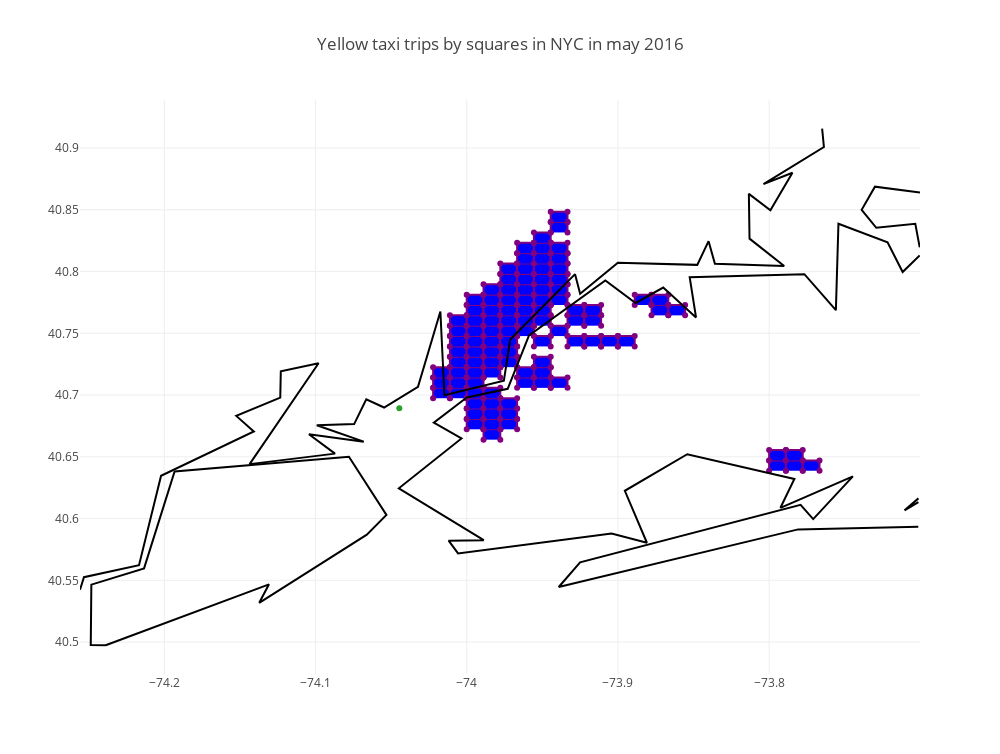

Source (notebook cell):
### Code cell
data = Data(sqrs+[trace1]+traces_cc)

axis_style = dict(
    zeroline=False,
    showline=False,
    showgrid=False,
)

layout = Layout(
    title='Yellow taxi trips by squares in NYC in may 2016',
    showlegend=False,
    hovermode="closest",        # highlight closest point on hover
    autosize=False,
    width=1800*(east-west),
    height=1800*(north-south),
)
fig = Figure(data=data, layout=layout)
iplot(fig)

### Figure 1 — Plotly figure (JSON) as saved in the notebook; plotly's stock layout.template omitted (floating-point values rounded to 4 significant figures)
{"data": [{"fill": "toself", "fillcolor": "blue", "hoverinfo": "name", "marker": {"color": "purple", "line": {"color": "purple", "width": 0}, "size": 0}, "mode": "line", "name": ">=5", "type": "scatter", "x": [-74.02, -74.02, -74.01, -74.01], "y": [40.7, 40.71, 40.71, 40.7]}, {"fill": "toself", "fillcolor": "blue", "hoverinfo": "name", "marker": {"color": "purple", "line": {"color": "purple", "width": 0}, "size": 0}, "mode": "line", "name": ">=5", "type": "scatter", "x": [-74.02, -74.02, -74.01, -74.01], "y": [40.71, 40.71, 40.71, 40.71]}, {"fill": "toself", "fillcolor": "blue", "hoverinfo": "name", "marker": {"color": "purple", "line": {"color": "purple", "width": 0}, "size": 0}, "mode": "line", "name": ">=5", "type": "scatter", "x": [-74.02, -74.02, -74.01, -74.01], "y": [40.71, 40.72, 40.72, 40.71]}, {"fill": "toself", "fillcolor": "blue", "hoverinfo": "name", "marker": {"color": "purple", "line": {"color": "purple", "width": 0}, "size": 0}, "mode": "line", "name": ">=5", "type": "scatter", "x": [-74.01, -74.01, -74.0, -74.0], "y": [40.7, 40.71, 40.71, 40.7]}, {"fill": "toself", "fillcolor": "blue", "hoverinfo": "name", "marker": {"color": "purple", "line": {"color": "purple", "width": 0}, "size": 0}, "mode": "line", "name": ">=5", "type": "scatter", "x": [-74.01, -74.01, -74.0, -74.0], "y": [40.71, 40.71, 40.71, 40.71]}, {"fill": "toself", "fillcolor": "blue", "hoverinfo": "name", "marker": {"color": "purple", "line": {"color": "purple", "width": 0}, "size": 0}, "mode": "line", "name": ">=5", "type": "scatter", "x": [-74.01, -74.01, -74.0, -74.0], "y": [40.71, 40.72, 40.72, 40.71]}, {"fill": "toself", "fillcolor": "blue", "hoverinfo": "name", "marker": {"color": "purple", "line": {"color": "purple", "width": 0}, "size": 0}, "mode": "line", "name": ">=5", "type": "scatter", "x": [-74.01, -74.01, -74.0, -74.0], "y": [40.72, 40.73, 40.73, 40.72]}, {"fill": "toself", "fillcolor": "blue", "hoverinfo": "name", "marker": {"color": "purple", "line": {"color": "purple", "width": 0}, "size": 0}, "mode": "line", "name": ">=5", "type": "scatter", "x": [-74.01, -74.01, -74.0, -74.0], "y": [40.73, 40.74, 40.74, 40.73]}, {"fill": "toself", "fillcolor": "blue", "hoverinfo": "name", "marker": {"color": "purple", "line": {"color": "purple", "width": 0}, "size": 0}, "mode": "line", "name": ">=5", "type": "scatter", "x": [-74.01, -74.01, -74.0, -74.0], "y": [40.74, 40.75, 40.75, 40.74]}, {"fill": "toself", "fillcolor": "blue", "hoverinfo": "name", "marker": {"color": "purple", "line": {"color": "purple", "width": 0}, "size": 0}, "mode": "line", "name": ">=5", "type": "scatter", "x": [-74.01, -74.01, -74.0, -74.0], "y": [40.75, 40.76, 40.76, 40.75]}, {"fill": "toself", "fillcolor": "blue", "hoverinfo": "name", "marker": {"color": "purple", "line": {"color": "purple", "width": 0}, "size": 0}, "mode": "line", "name": ">=5", "type": "scatter", "x": [-74.01, -74.01, -74.0, -74.0], "y": [40.76, 40.76, 40.76, 40.76]}, {"fill": "toself", "fillcolor": "blue", "hoverinfo": "name", "marker": {"color": "purple", "line": {"color": "purple", "width": 0}, "size": 0}, "mode": "line", "name": ">=5", "type": "scatter", "x": [-74.0, -74.0, -73.99, -73.99], "y": [40.67, 40.68, 40.68, 40.67]}, {"fill": "toself", "fillcolor": "blue", "hoverinfo": "name", "marker": {"color": "purple", "line": {"color": "purple", "width": 0}, "size": 0}, "mode": "line", "name": ">=5", "type": "scatter", "x": [-74.0, -74.0, -73.99, -73.99], "y": [40.68, 40.69, 40.69, 40.68]}, {"fill": "toself", "fillcolor": "blue", "hoverinfo": "name", "marker": {"color": "purple", "line": {"color": "purple", "width": 0}, "size": 0}, "mode": "line", "name": ">=5", "type": "scatter", "x": [-74.0, -74.0, -73.99, -73.99], "y": [40.69, 40.7, 40.7, 40.69]}, {"fill": "toself", "fillcolor": "blue", "hoverinfo": "name", "marker": {"color": "purple", "line": {"color": "purple", "width": 0}, "size": 0}, "mode": "line", "name": ">=5", "type": "scatter", "x": [-74.0, -74.0, -73.99, -73.99], "y": [40.7, 40.71, 40.71, 40.7]}, {"fill": "toself", "fillcolor": "blue", "hoverinfo": "name", "marker": {"color": "purple", "line": {"color": "purple", "width": 0}, "size": 0}, "mode": "line", "name": ">=5", "type": "scatter", "x": [-74.0, -74.0, -73.99, -73.99], "y": [40.71, 40.71, 40.71, 40.71]}, {"fill": "toself", "fillcolor": "blue", "hoverinfo": "name", "marker": {"color": "purple", "line": {"color": "purple", "width": 0}, "size": 0}, "mode": "line", "name": ">=5", "type": "scatter", "x": [-74.0, -74.0, -73.99, -73.99], "y": [40.71, 40.72, 40.72, 40.71]}, {"fill": "toself", "fillcolor": "blue", "hoverinfo": "name", "marker": {"color": "purple", "line": {"color": "purple", "width": 0}, "size": 0}, "mode": "line", "name": ">=5", "type": "scatter", "x": [-74.0, -74.0, -73.99, -73.99], "y": [40.72, 40.73, 40.73, 40.72]}, {"fill": "toself", "fillcolor": "blue", "hoverinfo": "name", "marker": {"color": "purple", "line": {"color": "purple", "width": 0}, "size": 0}, "mode": "line", "name": ">=5", "type": "scatter", "x": [-74.0, -74.0, -73.99, -73.99], "y": [40.73, 40.74, 40.74, 40.73]}, {"fill": "toself", "fillcolor": "blue", "hoverinfo": "name", "marker": {"color": "purple", "line": {"color": "purple", "width": 0}, "size": 0}, "mode": "line", "name": ">=5", "type": "scatter", "x": [-74.0, -74.0, -73.99, -73.99], "y": [40.74, 40.75, 40.75, 40.74]}, {"fill": "toself", "fillcolor": "blue", "hoverinfo": "name", "marker": {"color": "purple", "line": {"color": "purple", "width": 0}, "size": 0}, "mode": "line", "name": ">=5", "type": "scatter", "x": [-74.0, -74.0, -73.99, -73.99], "y": [40.75, 40.76, 40.76, 40.75]}, {"fill": "toself", "fillcolor": "blue", "hoverinfo": "name", "marker": {"color": "purple", "line": {"color": "purple", "width": 0}, "size": 0}, "mode": "line", "name": ">=5", "type": "scatter", "x": [-74.0, -74.0, -73.99, -73.99], "y": [40.76, 40.76, 40.76, 40.76]}, {"fill": "toself", "fillcolor": "blue", "hoverinfo": "name", "marker": {"color": "purple", "line": {"color": "purple", "width": 0}, "size": 0}, "mode": "line", "name": ">=5", "type": "scatter", "x": [-74.0, -74.0, -73.99, -73.99], "y": [40.76, 40.77, 40.77, 40.76]}, {"fill": "toself", "fillcolor": "blue", "hoverinfo": "name", "marker": {"color": "purple", "line": {"color": "purple", "width": 0}, "size": 0}, "mode": "line", "name": ">=5", "type": "scatter", "x": [-74.0, -74.0, -73.99, -73.99], "y": [40.77, 40.78, 40.78, 40.77]}, {"fill": "toself", "fillcolor": "blue", "hoverinfo": "name", "marker": {"color": "purple", "line": {"color": "purple", "width": 0}, "size": 0}, "mode": "line", "name": ">=5", "type": "scatter", "x": [-73.99, -73.99, -73.98, -73.98], "y": [40.66, 40.67, 40.67, 40.66]}, {"fill": "toself", "fillcolor": "blue", "hoverinfo": "name", "marker": {"color": "purple", "line": {"color": "purple", "width": 0}, "size": 0}, "mode": "line", "name": ">=5", "type": "scatter", "x": [-73.99, -73.99, -73.98, -73.98], "y": [40.67, 40.68, 40.68, 40.67]}, {"fill": "toself", "fillcolor": "blue", "hoverinfo": "name", "marker": {"color": "purple", "line": {"color": "purple", "width": 0}, "size": 0}, "mode": "line", "name": ">=5", "type": "scatter", "x": [-73.99, -73.99, -73.98, -73.98], "y": [40.68, 40.69, 40.69, 40.68]}, {"fill": "toself", "fillcolor": "blue", "hoverinfo": "name", "marker": {"color": "purple", "line": {"color": "purple", "width": 0}, "size": 0}, "mode": "line", "name": ">=5", "type": "scatter", "x": [-73.99, -73.99, -73.98, -73.98], "y": [40.69, 40.7, 40.7, 40.69]}, {"fill": "toself", "fillcolor": "blue", "hoverinfo": "name", "marker": {"color": "purple", "line": {"color": "purple", "width": 0}, "size": 0}, "mode": "line", "name": ">=5", "type": "scatter", "x": [-73.99, -73.99, -73.98, -73.98], "y": [40.7, 40.71, 40.71, 40.7]}, {"fill": "toself", "fillcolor": "blue", "hoverinfo": "name", "marker": {"color": "purple", "line": {"color": "purple", "width": 0}, "size": 0}, "mode": "line", "name": ">=5", "type": "scatter", "x": [-73.99, -73.99, -73.98, -73.98], "y": [40.71, 40.72, 40.72, 40.71]}, {"fill": "toself", "fillcolor": "blue", "hoverinfo": "name", "marker": {"color": "purple", "line": {"color": "purple", "width": 0}, "size": 0}, "mode": "line", "name": ">=5", "type": "scatter", "x": [-73.99, -73.99, -73.98, -73.98], "y": [40.72, 40.73, 40.73, 40.72]}, {"fill": "toself", "fillcolor": "blue", "hoverinfo": "name", "marker": {"color": "purple", "line": {"color": "purple", "width": 0}, "size": 0}, "mode": "line", "name": ">=5", "type": "scatter", "x": [-73.99, -73.99, -73.98, -73.98], "y": [40.73, 40.74, 40.74, 40.73]}, {"fill": "toself", "fillcolor": "blue", "hoverinfo": "name", "marker": {"color": "purple", "line": {"color": "purple", "width": 0}, "size": 0}, "mode": "line", "name": ">=5", "type": "scatter", "x": [-73.99, -73.99, -73.98, -73.98], "y": [40.74, 40.75, 40.75, 40.74]}, {"fill": "toself", "fillcolor": "blue", "hoverinfo": "name", "marker": {"color": "purple", "line": {"color": "purple", "width": 0}, "size": 0}, "mode": "line", "name": ">=5", "type": "scatter", "x": [-73.99, -73.99, -73.98, -73.98], "y": [40.75, 40.76, 40.76, 40.75]}, {"fill": "toself", "fillcolor": "blue", "hoverinfo": "name", "marker": {"color": "purple", "line": {"color": "purple", "width": 0}, "size": 0}, "mode": "line", "name": ">=5", "type": "scatter", "x": [-73.99, -73.99, -73.98, -73.98], "y": [40.76, 40.76, 40.76, 40.76]}, {"fill": "toself", "fillcolor": "blue", "hoverinfo": "name", "marker": {"color": "purple", "line": {"color": "purple", "width": 0}, "size": 0}, "mode": "line", "name": ">=5", "type": "scatter", "x": [-73.99, -73.99, -73.98, -73.98], "y": [40.76, 40.77, 40.77, 40.76]}, {"fill": "toself", "fillcolor": "blue", "hoverinfo": "name", "marker": {"color": "purple", "line": {"color": "purple", "width": 0}, "size": 0}, "mode": "line", "name": ">=5", "type": "scatter", "x": [-73.99, -73.99, -73.98, -73.98], "y": [40.77, 40.78, 40.78, 40.77]}, {"fill": "toself", "fillcolor": "blue", "hoverinfo": "name", "marker": {"color": "purple", "line": {"color": "purple", "width": 0}, "size": 0}, "mode": "line", "name": ">=5", "type": "scatter", "x": [-73.99, -73.99, -73.98, -73.98], "y": [40.78, 40.79, 40.79, 40.78]}, {"fill": "toself", "fillcolor": "blue", "hoverinfo": "name", "marker": {"color": "purple", "line": {"color": "purple", "width": 0}, "size": 0}, "mode": "line", "name": ">=5", "type": "scatter", "x": [-73.98, -73.98, -73.97, -73.97], "y": [40.67, 40.68, 40.68, 40.67]}, {"fill": "toself", "fillcolor": "blue", "hoverinfo": "name", "marker": {"color": "purple", "line": {"color": "purple", "width": 0}, "size": 0}, "mode": "line", "name": ">=5", "type": "scatter", "x": [-73.98, -73.98, -73.97, -73.97], "y": [40.68, 40.69, 40.69, 40.68]}, {"fill": "toself", "fillcolor": "blue", "hoverinfo": "name", "marker": {"color": "purple", "line": {"color": "purple", "width": 0}, "size": 0}, "mode": "line", "name": ">=5", "type": "scatter", "x": [-73.98, -73.98, -73.97, -73.97], "y": [40.69, 40.7, 40.7, 40.69]}, {"fill": "toself", "fillcolor": "blue", "hoverinfo": "name", "marker": {"color": "purple", "line": {"color": "purple", "width": 0}, "size": 0}, "mode": "line", "name": ">=5", "type": "scatter", "x": [-73.98, -73.98, -73.97, -73.97], "y": [40.72, 40.73, 40.73, 40.72]}, {"fill": "toself", "fillcolor": "blue", "hoverinfo": "name", "marker": {"color": "purple", "line": {"color": "purple", "width": 0}, "size": 0}, "mode": "line", "name": ">=5", "type": "scatter", "x": [-73.98, -73.98, -73.97, -73.97], "y": [40.73, 40.74, 40.74, 40.73]}, {"fill": "toself", "fillcolor": "blue", "hoverinfo": "name", "marker": {"color": "purple", "line": {"color": "purple", "width": 0}, "size": 0}, "mode": "line", "name": ">=5", "type": "scatter", "x": [-73.98, -73.98, -73.97, -73.97], "y": [40.74, 40.75, 40.75, 40.74]}, {"fill": "toself", "fillcolor": "blue", "hoverinfo": "name", "marker": {"color": "purple", "line": {"color": "purple", "width": 0}, "size": 0}, "mode": "line", "name": ">=5", "type": "scatter", "x": [-73.98, -73.98, -73.97, -73.97], "y": [40.75, 40.76, 40.76, 40.75]}, {"fill": "toself", "fillcolor": "blue", "hoverinfo": "name", "marker": {"color": "purple", "line": {"color": "purple", "width": 0}, "size": 0}, "mode": "line", "name": ">=5", "type": "scatter", "x": [-73.98, -73.98, -73.97, -73.97], "y": [40.76, 40.76, 40.76, 40.76]}, {"fill": "toself", "fillcolor": "blue", "hoverinfo": "name", "marker": {"color": "purple", "line": {"color": "purple", "width": 0}, "size": 0}, "mode": "line", "name": ">=5", "type": "scatter", "x": [-73.98, -73.98, -73.97, -73.97], "y": [40.76, 40.77, 40.77, 40.76]}, {"fill": "toself", "fillcolor": "blue", "hoverinfo": "name", "marker": {"color": "purple", "line": {"color": "purple", "width": 0}, "size": 0}, "mode": "line", "name": ">=5", "type": "scatter", "x": [-73.98, -73.98, -73.97, -73.97], "y": [40.77, 40.78, 40.78, 40.77]}, {"fill": "toself", "fillcolor": "blue", "hoverinfo": "name", "marker": {"color": "purple", "line": {"color": "purple", "width": 0}, "size": 0}, "mode": "line", "name": ">=5", "type": "scatter", "x": [-73.98, -73.98, -73.97, -73.97], "y": [40.78, 40.79, 40.79, 40.78]}, {"fill": "toself", "fillcolor": "blue", "hoverinfo": "name", "marker": {"color": "purple", "line": {"color": "purple", "width": 0}, "size": 0}, "mode": "line", "name": ">=5", "type": "scatter", "x": [-73.98, -73.98, -73.97, -73.97], "y": [40.79, 40.8, 40.8, 40.79]}, {"fill": "toself", "fillcolor": "blue", "hoverinfo": "name", "marker": {"color": "purple", "line": {"color": "purple", "width": 0}, "size": 0}, "mode": "line", "name": ">=5", "type": "scatter", "x": [-73.98, -73.98, -73.97, -73.97], "y": [40.8, 40.81, 40.81, 40.8]}, {"fill": "toself", "fillcolor": "blue", "hoverinfo": "name", "marker": {"color": "purple", "line": {"color": "purple", "width": 0}, "size": 0}, "mode": "line", "name": ">=5", "type": "scatter", "x": [-73.97, -73.97, -73.96, -73.96], "y": [40.71, 40.71, 40.71, 40.71]}, {"fill": "toself", "fillcolor": "blue", "hoverinfo": "name", "marker": {"color": "purple", "line": {"color": "purple", "width": 0}, "size": 0}, "mode": "line", "name": ">=5", "type": "scatter", "x": [-73.97, -73.97, -73.96, -73.96], "y": [40.71, 40.72, 40.72, 40.71]}, {"fill": "toself", "fillcolor": "blue", "hoverinfo": "name", "marker": {"color": "purple", "line": {"color": "purple", "width": 0}, "size": 0}, "mode": "line", "name": ">=5", "type": "scatter", "x": [-73.97, -73.97, -73.96, -73.96], "y": [40.75, 40.76, 40.76, 40.75]}, {"fill": "toself", "fillcolor": "blue", "hoverinfo": "name", "marker": {"color": "purple", "line": {"color": "purple", "width": 0}, "size": 0}, "mode": "line", "name": ">=5", "type": "scatter", "x": [-73.97, -73.97, -73.96, -73.96], "y": [40.76, 40.76, 40.76, 40.76]}, {"fill": "toself", "fillcolor": "blue", "hoverinfo": "name", "marker": {"color": "purple", "line": {"color": "purple", "width": 0}, "size": 0}, "mode": "line", "name": ">=5", "type": "scatter", "x": [-73.97, -73.97, -73.96, -73.96], "y": [40.76, 40.77, 40.77, 40.76]}, {"fill": "toself", "fillcolor": "blue", "hoverinfo": "name", "marker": {"color": "purple", "line": {"color": "purple", "width": 0}, "size": 0}, "mode": "line", "name": ">=5", "type": "scatter", "x": [-73.97, -73.97, -73.96, -73.96], "y": [40.77, 40.78, 40.78, 40.77]}, {"fill": "toself", "fillcolor": "blue", "hoverinfo": "name", "marker": {"color": "purple", "line": {"color": "purple", "width": 0}, "size": 0}, "mode": "line", "name": ">=5", "type": "scatter", "x": [-73.97, -73.97, -73.96, -73.96], "y": [40.78, 40.79, 40.79, 40.78]}, {"fill": "toself", "fillcolor": "blue", "hoverinfo": "name", "marker": {"color": "purple", "line": {"color": "purple", "width": 0}, "size": 0}, "mode": "line", "name": ">=5", "type": "scatter", "x": [-73.97, -73.97, -73.96, -73.96], "y": [40.79, 40.8, 40.8, 40.79]}, {"fill": "toself", "fillcolor": "blue", "hoverinfo": "name", "marker": {"color": "purple", "line": {"color": "purple", "width": 0}, "size": 0}, "mode": "line", "name": ">=5", "type": "scatter", "x": [-73.97, -73.97, -73.96, -73.96], "y": [40.8, 40.81, 40.81, 40.8]}, {"fill": "toself", "fillcolor": "blue", "hoverinfo": "name", "marker": {"color": "purple", "line": {"color": "purple", "width": 0}, "size": 0}, "mode": "line", "name": ">=5", "type": "scatter", "x": [-73.97, -73.97, -73.96, -73.96], "y": [40.81, 40.81, 40.81, 40.81]}, {"fill": "toself", "fillcolor": "blue", "hoverinfo": "name", "marker": {"color": "purple", "line": {"color": "purple", "width": 0}, "size": 0}, "mode": "line", "name": ">=5", "type": "scatter", "x": [-73.97, -73.97, -73.96, -73.96], "y": [40.81, 40.82, 40.82, 40.81]}, {"fill": "toself", "fillcolor": "blue", "hoverinfo": "name", "marker": {"color": "purple", "line": {"color": "purple", "width": 0}, "size": 0}, "mode": "line", "name": ">=5", "type": "scatter", "x": [-73.96, -73.96, -73.94, -73.94], "y": [40.71, 40.71, 40.71, 40.71]}, {"fill": "toself", "fillcolor": "blue", "hoverinfo": "name", "marker": {"color": "purple", "line": {"color": "purple", "width": 0}, "size": 0}, "mode": "line", "name": ">=5", "type": "scatter", "x": [-73.96, -73.96, -73.94, -73.94], "y": [40.71, 40.72, 40.72, 40.71]}, {"fill": "toself", "fillcolor": "blue", "hoverinfo": "name", "marker": {"color": "purple", "line": {"color": "purple", "width": 0}, "size": 0}, "mode": "line", "name": ">=5", "type": "scatter", "x": [-73.96, -73.96, -73.94, -73.94], "y": [40.72, 40.73, 40.73, 40.72]}, {"fill": "toself", "fillcolor": "blue", "hoverinfo": "name", "marker": {"color": "purple", "line": {"color": "purple", "width": 0}, "size": 0}, "mode": "line", "name": ">=5", "type": "scatter", "x": [-73.96, -73.96, -73.94, -73.94], "y": [40.74, 40.75, 40.75, 40.74]}, {"fill": "toself", "fillcolor": "blue", "hoverinfo": "name", "marker": {"color": "purple", "line": {"color": "purple", "width": 0}, "size": 0}, "mode": "line", "name": ">=5", "type": "scatter", "x": [-73.96, -73.96, -73.94, -73.94], "y": [40.76, 40.76, 40.76, 40.76]}, {"fill": "toself", "fillcolor": "blue", "hoverinfo": "name", "marker": {"color": "purple", "line": {"color": "purple", "width": 0}, "size": 0}, "mode": "line", "name": ">=5", "type": "scatter", "x": [-73.96, -73.96, -73.94, -73.94], "y": [40.76, 40.77, 40.77, 40.76]}, {"fill": "toself", "fillcolor": "blue", "hoverinfo": "name", "marker": {"color": "purple", "line": {"color": "purple", "width": 0}, "size": 0}, "mode": "line", "name": ">=5", "type": "scatter", "x": [-73.96, -73.96, -73.94, -73.94], "y": [40.77, 40.78, 40.78, 40.77]}, {"fill": "toself", "fillcolor": "blue", "hoverinfo": "name", "marker": {"color": "purple", "line": {"color": "purple", "width": 0}, "size": 0}, "mode": "line", "name": ">=5", "type": "scatter", "x": [-73.96, -73.96, -73.94, -73.94], "y": [40.78, 40.79, 40.79, 40.78]}, {"fill": "toself", "fillcolor": "blue", "hoverinfo": "name", "marker": {"color": "purple", "line": {"color": "purple", "width": 0}, "size": 0}, "mode": "line", "name": ">=5", "type": "scatter", "x": [-73.96, -73.96, -73.94, -73.94], "y": [40.79, 40.8, 40.8, 40.79]}, {"fill": "toself", "fillcolor": "blue", "hoverinfo": "name", "marker": {"color": "purple", "line": {"color": "purple", "width": 0}, "size": 0}, "mode": "line", "name": ">=5", "type": "scatter", "x": [-73.96, -73.96, -73.94, -73.94], "y": [40.8, 40.81, 40.81, 40.8]}, {"fill": "toself", "fillcolor": "blue", "hoverinfo": "name", "marker": {"color": "purple", "line": {"color": "purple", "width": 0}, "size": 0}, "mode": "line", "name": ">=5", "type": "scatter", "x": [-73.96, -73.96, -73.94, -73.94], "y": [40.81, 40.81, 40.81, 40.81]}, {"fill": "toself", "fillcolor": "blue", "hoverinfo": "name", "marker": {"color": "purple", "line": {"color": "purple", "width": 0}, "size": 0}, "mode": "line", "name": ">=5", "type": "scatter", "x": [-73.96, -73.96, -73.94, -73.94], "y": [40.81, 40.82, 40.82, 40.81]}, {"fill": "toself", "fillcolor": "blue", "hoverinfo": "name", "marker": {"color": "purple", "line": {"color": "purple", "width": 0}, "size": 0}, "mode": "line", "name": ">=5", "type": "scatter", "x": [-73.96, -73.96, -73.94, -73.94], "y": [40.82, 40.83, 40.83, 40.82]}, {"fill": "toself", "fillcolor": "blue", "hoverinfo": "name", "marker": {"color": "purple", "line": {"color": "purple", "width": 0}, "size": 0}, "mode": "line", "name": ">=5", "type": "scatter", "x": [-73.94, -73.94, -73.93, -73.93], "y": [40.71, 40.71, 40.71, 40.71]}, {"fill": "toself", "fillcolor": "blue", "hoverinfo": "name", "marker": {"color": "purple", "line": {"color": "purple", "width": 0}, "size": 0}, "mode": "line", "name": ">=5", "type": "scatter", "x": [-73.94, -73.94, -73.93, -73.93], "y": [40.75, 40.76, 40.76, 40.75]}, {"fill": "toself", "fillcolor": "blue", "hoverinfo": "name", "marker": {"color": "purple", "line": {"color": "purple", "width": 0}, "size": 0}, "mode": "line", "name": ">=5", "type": "scatter", "x": [-73.94, -73.94, -73.93, -73.93], "y": [40.77, 40.78, 40.78, 40.77]}, {"fill": "toself", "fillcolor": "blue", "hoverinfo": "name", "marker": {"color": "purple", "line": {"color": "purple", "width": 0}, "size": 0}, "mode": "line", "name": ">=5", "type": "scatter", "x": [-73.94, -73.94, -73.93, -73.93], "y": [40.78, 40.79, 40.79, 40.78]}, {"fill": "toself", "fillcolor": "blue", "hoverinfo": "name", "marker": {"color": "purple", "line": {"color": "purple", "width": 0}, "size": 0}, "mode": "line", "name": ">=5", "type": "scatter", "x": [-73.94, -73.94, -73.93, -73.93], "y": [40.79, 40.8, 40.8, 40.79]}, {"fill": "toself", "fillcolor": "blue", "hoverinfo": "name", "marker": {"color": "purple", "line": {"color": "purple", "width": 0}, "size": 0}, "mode": "line", "name": ">=5", "type": "scatter", "x": [-73.94, -73.94, -73.93, -73.93], "y": [40.8, 40.81, 40.81, 40.8]}, {"fill": "toself", "fillcolor": "blue", "hoverinfo": "name", "marker": {"color": "purple", "line": {"color": "purple", "width": 0}, "size": 0}, "mode": "line", "name": ">=5", "type": "scatter", "x": [-73.94, -73.94, -73.93, -73.93], "y": [40.81, 40.81, 40.81, 40.81]}, {"fill": "toself", "fillcolor": "blue", "hoverinfo": "name", "marker": {"color": "purple", "line": {"color": "purple", "width": 0}, "size": 0}, "mode": "line", "name": ">=5", "type": "scatter", "x": [-73.94, -73.94, -73.93, -73.93], "y": [40.81, 40.82, 40.82, 40.81]}, {"fill": "toself", "fillcolor": "blue", "hoverinfo": "name", "marker": {"color": "purple", "line": {"color": "purple", "width": 0}, "size": 0}, "mode": "line", "name": ">=5", "type": "scatter", "x": [-73.94, -73.94, -73.93, -73.93], "y": [40.83, 40.84, 40.84, 40.83]}, {"fill": "toself", "fillcolor": "blue", "hoverinfo": "name", "marker": {"color": "purple", "line": {"color": "purple", "width": 0}, "size": 0}, "mode": "line", "name": ">=5", "type": "scatter", "x": [-73.94, -73.94, -73.93, -73.93], "y": [40.84, 40.85, 40.85, 40.84]}, {"fill": "toself", "fillcolor": "blue", "hoverinfo": "name", "marker": {"color": "purple", "line": {"color": "purple", "width": 0}, "size": 0}, "mode": "line", "name": ">=5", "type": "scatter", "x": [-73.93, -73.93, -73.92, -73.92], "y": [40.74, 40.75, 40.75, 40.74]}, {"fill": "toself", "fillcolor": "blue", "hoverinfo": "name", "marker": {"color": "purple", "line": {"color": "purple", "width": 0}, "size": 0}, "mode": "line", "name": ">=5", "type": "scatter", "x": [-73.93, -73.93, -73.92, -73.92], "y": [40.76, 40.76, 40.76, 40.76]}, {"fill": "toself", "fillcolor": "blue", "hoverinfo": "name", "marker": {"color": "purple", "line": {"color": "purple", "width": 0}, "size": 0}, "mode": "line", "name": ">=5", "type": "scatter", "x": [-73.93, -73.93, -73.92, -73.92], "y": [40.76, 40.77, 40.77, 40.76]}, {"fill": "toself", "fillcolor": "blue", "hoverinfo": "name", "marker": {"color": "purple", "line": {"color": "purple", "width": 0}, "size": 0}, "mode": "line", "name": ">=5", "type": "scatter", "x": [-73.92, -73.92, -73.91, -73.91], "y": [40.74, 40.75, 40.75, 40.74]}, {"fill": "toself", "fillcolor": "blue", "hoverinfo": "name", "marker": {"color": "purple", "line": {"color": "purple", "width": 0}, "size": 0}, "mode": "line", "name": ">=5", "type": "scatter", "x": [-73.92, -73.92, -73.91, -73.91], "y": [40.76, 40.76, 40.76, 40.76]}, {"fill": "toself", "fillcolor": "blue", "hoverinfo": "name", "marker": {"color": "purple", "line": {"color": "purple", "width": 0}, "size": 0}, "mode": "line", "name": ">=5", "type": "scatter", "x": [-73.92, -73.92, -73.91, -73.91], "y": [40.76, 40.77, 40.77, 40.76]}, {"fill": "toself", "fillcolor": "blue", "hoverinfo": "name", "marker": {"color": "purple", "line": {"color": "purple", "width": 0}, "size": 0}, "mode": "line", "name": ">=5", "type": "scatter", "x": [-73.91, -73.91, -73.9, -73.9], "y": [40.74, 40.75, 40.75, 40.74]}, {"fill": "toself", "fillcolor": "blue", "hoverinfo": "name", "marker": {"color": "purple", "line": {"color": "purple", "width": 0}, "size": 0}, "mode": "line", "name": ">=5", "type": "scatter", "x": [-73.9, -73.9, -73.89, -73.89], "y": [40.74, 40.75, 40.75, 40.74]}, {"fill": "toself", "fillcolor": "blue", "hoverinfo": "name", "marker": {"color": "purple", "line": {"color": "purple", "width": 0}, "size": 0}, "mode": "line", "name": ">=5", "type": "scatter", "x": [-73.89, -73.89, -73.88, -73.88], "y": [40.77, 40.78, 40.78, 40.77]}, {"fill": "toself", "fillcolor": "blue", "hoverinfo": "name", "marker": {"color": "purple", "line": {"color": "purple", "width": 0}, "size": 0}, "mode": "line", "name": ">=5", "type": "scatter", "x": [-73.88, -73.88, -73.87, -73.87], "y": [40.76, 40.77, 40.77, 40.76]}, {"fill": "toself", "fillcolor": "blue", "hoverinfo": "name", "marker": {"color": "purple", "line": {"color": "purple", "width": 0}, "size": 0}, "mode": "line", "name": ">=5", "type": "scatter", "x": [-73.88, -73.88, -73.87, -73.87], "y": [40.77, 40.78, 40.78, 40.77]}, {"fill": "toself", "fillcolor": "blue", "hoverinfo": "name", "marker": {"color": "purple", "line": {"color": "purple", "width": 0}, "size": 0}, "mode": "line", "name": ">=5", "type": "scatter", "x": [-73.87, -73.87, -73.86, -73.86], "y": [40.76, 40.77, 40.77, 40.76]}, {"fill": "toself", "fillcolor": "blue", "hoverinfo": "name", "marker": {"color": "purple", "line": {"color": "purple", "width": 0}, "size": 0}, "mode": "line", "name": ">=5", "type": "scatter", "x": [-73.8, -73.8, -73.79, -73.79], "y": [40.64, 40.65, 40.65, 40.64]}, {"fill": "toself", "fillcolor": "blue", "hoverinfo": "name", "marker": {"color": "purple", "line": {"color": "purple", "width": 0}, "size": 0}, "mode": "line", "name": ">=5", "type": "scatter", "x": [-73.8, -73.8, -73.79, -73.79], "y": [40.65, 40.66, 40.66, 40.65]}, {"fill": "toself", "fillcolor": "blue", "hoverinfo": "name", "marker": {"color": "purple", "line": {"color": "purple", "width": 0}, "size": 0}, "mode": "line", "name": ">=5", "type": "scatter", "x": [-73.79, -73.79, -73.78, -73.78], "y": [40.64, 40.65, 40.65, 40.64]}, {"fill": "toself", "fillcolor": "blue", "hoverinfo": "name", "marker": {"color": "purple", "line": {"color": "purple", "width": 0}, "size": 0}, "mode": "line", "name": ">=5", "type": "scatter", "x": [-73.79, -73.79, -73.78, -73.78], "y": [40.65, 40.66, 40.66, 40.65]}, {"fill": "toself", "fillcolor": "blue", "hoverinfo": "name", "marker": {"color": "purple", "line": {"color": "purple", "width": 0}, "size": 0}, "mode": "line", "name": ">=5", "type": "scatter", "x": [-73.78, -73.78, -73.77, -73.77], "y": [40.64, 40.65, 40.65, 40.64]}, {"mode": "markers", "name": "St. of Liberty", "type": "scatter", "x": [-74.04], "y": [40.69]}, {"line": {"color": "black"}, "mode": "lines", "name": " ", "type": "scatter", "x": [-73.76, -73.76, -73.8, -73.78, -73.8, -73.81, -73.81, -73.79, -73.84, -73.84, -73.85, -73.9, -73.93, -73.93, -73.97, -73.98, -74.01, -74.02, -74.03, -74.05, -74.07, -74.07, -74.1, -74.07, -74.1, -74.09, -74.14, -74.1, -74.12, -74.12, -74.15, -74.14, -74.2, -74.22, -74.25, -74.26], "y": [40.92, 40.9, 40.87, 40.88, 40.85, 40.86, 40.83, 40.8, 40.81, 40.82, 40.81, 40.81, 40.78, 40.8, 40.74, 40.71, 40.7, 40.77, 40.71, 40.69, 40.7, 40.68, 40.68, 40.66, 40.67, 40.65, 40.64, 40.73, 40.72, 40.7, 40.68, 40.67, 40.63, 40.56, 40.55, 40.54]}, {"line": {"color": "black"}, "mode": "lines", "name": " ", "type": "scatter", "x": [-74.0, -74, -73.97, -73.96, -73.91, -73.89, -73.87, -73.85, -73.85, -73.78, -73.76, -73.75, -73.72, -73.71, -73.7], "y": [40.7, 40.7, 40.71, 40.75, 40.79, 40.77, 40.79, 40.76, 40.8, 40.8, 40.77, 40.84, 40.82, 40.8, 40.81]}, {"line": {"color": "black"}, "mode": "lines", "name": " ", "type": "scatter", "x": [-73.7, -73.7, -73.73, -73.74, -73.73, -73.7], "y": [40.82, 40.84, 40.84, 40.85, 40.87, 40.86]}, {"line": {"color": "black"}, "mode": "lines", "name": " ", "type": "scatter", "x": [-73.7, -73.71, -73.7], "y": [40.62, 40.61, 40.61]}, {"line": {"color": "black"}, "mode": "lines", "name": " ", "type": "scatter", "x": [-73.7, -73.78, -73.94, -73.93, -73.78, -73.77, -73.74, -73.79, -73.78, -73.85, -73.9, -73.88, -73.9, -74.01, -74.01, -73.99, -74.04, -74.0, -74.02, -74.0], "y": [40.59, 40.59, 40.54, 40.56, 40.61, 40.6, 40.63, 40.61, 40.63, 40.65, 40.62, 40.58, 40.59, 40.57, 40.58, 40.58, 40.62, 40.66, 40.68, 40.7]}, {"line": {"color": "black"}, "mode": "lines", "name": " ", "type": "scatter", "x": [-74.24, -74.25, -74.25, -74.21, -74.19, -74.08, -74.05, -74.07, -74.14, -74.13, -74.24], "y": [40.5, 40.5, 40.55, 40.56, 40.64, 40.65, 40.6, 40.59, 40.53, 40.55, 40.5]}], "layout": {"autosize": false, "height": 754.9, "hovermode": "closest", "showlegend": false, "title": "Yellow taxi trips by squares in NYC in may 2016", "width": 1000.0}}
